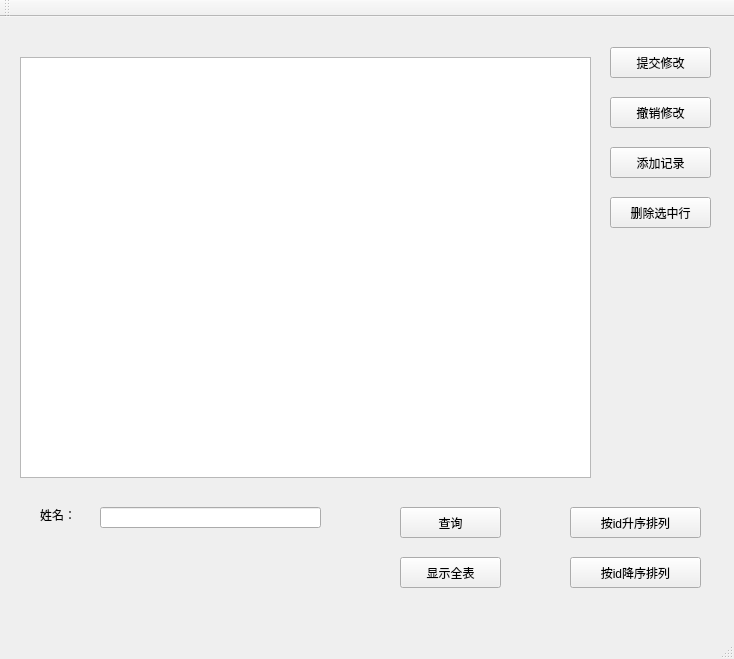
<?xml version="1.0" encoding="UTF-8"?>
<ui version="4.0">
 <class>ZQD</class>
 <widget class="QMainWindow" name="ZQD">
  <property name="geometry">
   <rect>
    <x>0</x>
    <y>0</y>
    <width>734</width>
    <height>659</height>
   </rect>
  </property>
  <property name="minimumSize">
   <size>
    <width>720</width>
    <height>500</height>
   </size>
  </property>
  <property name="windowTitle">
   <string>ZQD</string>
  </property>
  <widget class="QWidget" name="centralWidget">
   <widget class="QPushButton" name="submit_modify">
    <property name="geometry">
     <rect>
      <x>610</x>
      <y>30</y>
      <width>101</width>
      <height>31</height>
     </rect>
    </property>
    <property name="minimumSize">
     <size>
      <width>0</width>
      <height>0</height>
     </size>
    </property>
    <property name="text">
     <string>提交修改</string>
    </property>
   </widget>
   <widget class="QPushButton" name="pullback_modify">
    <property name="geometry">
     <rect>
      <x>610</x>
      <y>80</y>
      <width>101</width>
      <height>31</height>
     </rect>
    </property>
    <property name="minimumSize">
     <size>
      <width>0</width>
      <height>0</height>
     </size>
    </property>
    <property name="text">
     <string>撤销修改</string>
    </property>
   </widget>
   <widget class="QPushButton" name="add_record">
    <property name="geometry">
     <rect>
      <x>610</x>
      <y>130</y>
      <width>101</width>
      <height>31</height>
     </rect>
    </property>
    <property name="minimumSize">
     <size>
      <width>0</width>
      <height>0</height>
     </size>
    </property>
    <property name="text">
     <string>添加记录</string>
    </property>
   </widget>
   <widget class="QPushButton" name="sort_by_id_up">
    <property name="geometry">
     <rect>
      <x>570</x>
      <y>490</y>
      <width>131</width>
      <height>31</height>
     </rect>
    </property>
    <property name="minimumSize">
     <size>
      <width>0</width>
      <height>0</height>
     </size>
    </property>
    <property name="text">
     <string>按id升序排列</string>
    </property>
   </widget>
   <widget class="QPushButton" name="select_all">
    <property name="geometry">
     <rect>
      <x>400</x>
      <y>540</y>
      <width>101</width>
      <height>31</height>
     </rect>
    </property>
    <property name="minimumSize">
     <size>
      <width>0</width>
      <height>0</height>
     </size>
    </property>
    <property name="text">
     <string>显示全表</string>
    </property>
   </widget>
   <widget class="QPushButton" name="sort_by_id_down">
    <property name="geometry">
     <rect>
      <x>570</x>
      <y>540</y>
      <width>131</width>
      <height>31</height>
     </rect>
    </property>
    <property name="minimumSize">
     <size>
      <width>0</width>
      <height>0</height>
     </size>
    </property>
    <property name="text">
     <string>按id降序排列</string>
    </property>
   </widget>
   <widget class="QPushButton" name="select_by_option">
    <property name="geometry">
     <rect>
      <x>400</x>
      <y>490</y>
      <width>101</width>
      <height>31</height>
     </rect>
    </property>
    <property name="minimumSize">
     <size>
      <width>0</width>
      <height>0</height>
     </size>
    </property>
    <property name="text">
     <string>查询</string>
    </property>
   </widget>
   <widget class="QTableView" name="tableView">
    <property name="geometry">
     <rect>
      <x>20</x>
      <y>40</y>
      <width>571</width>
      <height>421</height>
     </rect>
    </property>
   </widget>
   <widget class="QLineEdit" name="lineEdit">
    <property name="geometry">
     <rect>
      <x>100</x>
      <y>490</y>
      <width>221</width>
      <height>21</height>
     </rect>
    </property>
   </widget>
   <widget class="QLabel" name="label">
    <property name="geometry">
     <rect>
      <x>40</x>
      <y>490</y>
      <width>51</width>
      <height>16</height>
     </rect>
    </property>
    <property name="text">
     <string>姓名：</string>
    </property>
   </widget>
   <widget class="QPushButton" name="delete_check_row">
    <property name="geometry">
     <rect>
      <x>610</x>
      <y>180</y>
      <width>101</width>
      <height>31</height>
     </rect>
    </property>
    <property name="minimumSize">
     <size>
      <width>0</width>
      <height>0</height>
     </size>
    </property>
    <property name="text">
     <string>删除选中行</string>
    </property>
   </widget>
  </widget>
  <widget class="QMenuBar" name="menuBar">
   <property name="geometry">
    <rect>
     <x>0</x>
     <y>0</y>
     <width>734</width>
     <height>26</height>
    </rect>
   </property>
  </widget>
  <widget class="QToolBar" name="mainToolBar">
   <attribute name="toolBarArea">
    <enum>TopToolBarArea</enum>
   </attribute>
   <attribute name="toolBarBreak">
    <bool>false</bool>
   </attribute>
  </widget>
  <widget class="QStatusBar" name="statusBar"/>
 </widget>
 <layoutdefault spacing="6" margin="11"/>
 <resources/>
 <connections/>
</ui>
